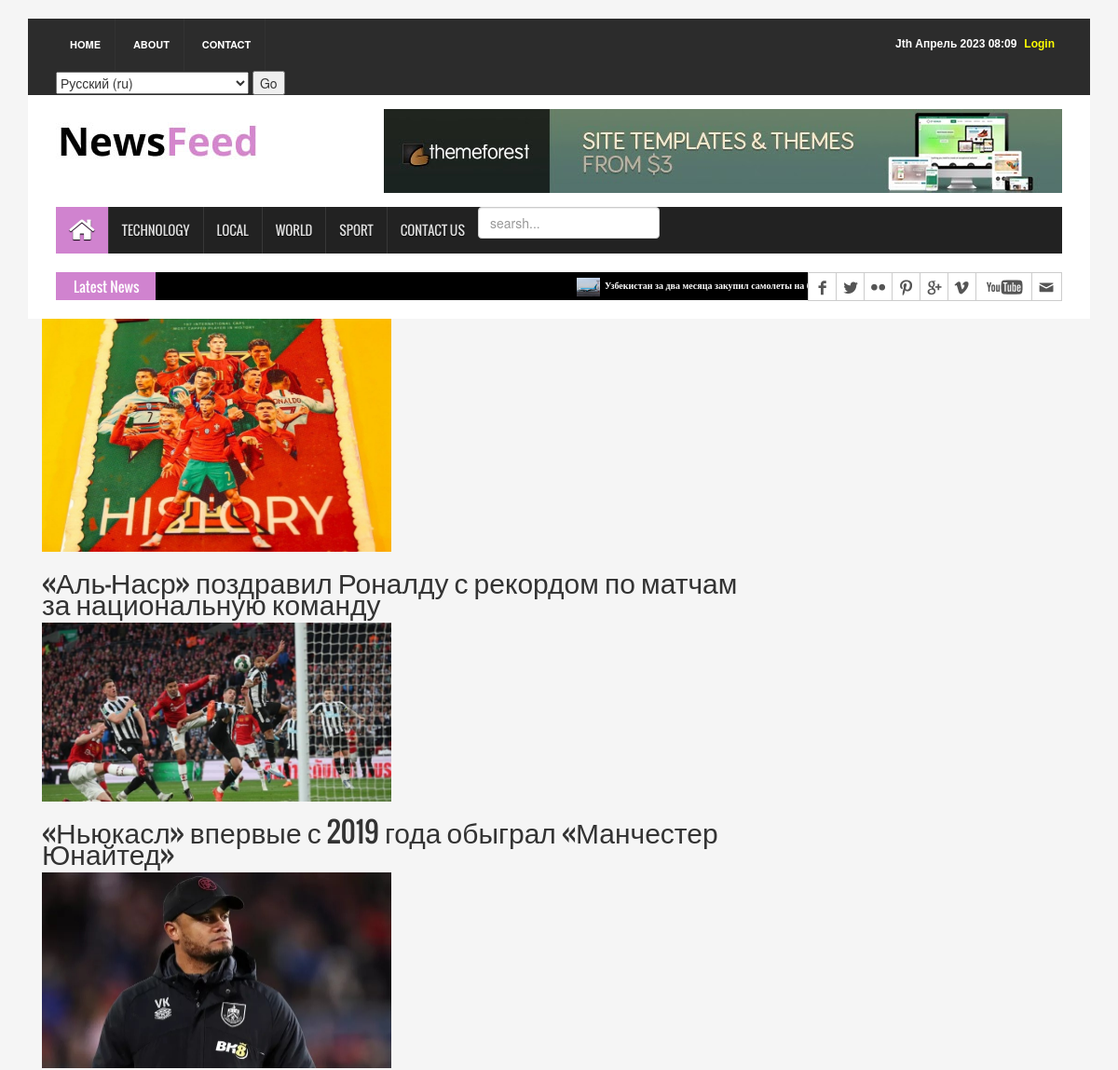
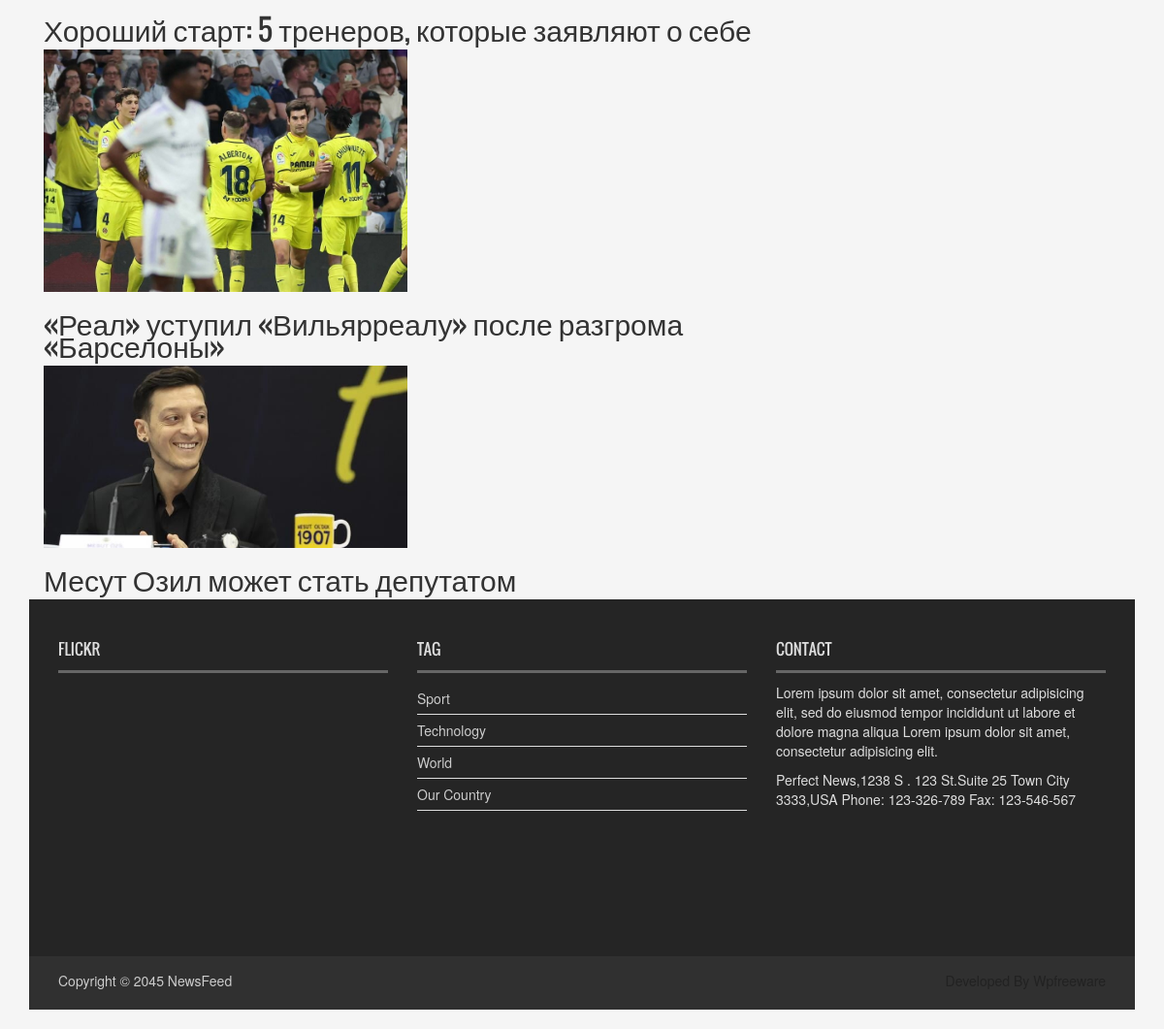
Page /ru/sport/ on the committed database (2 pictures, top to bottom).
### news_app/models.py (models this page shows, shortened)
class News(models.Model):
    class Status(models.TextChoices):
        Draft = 'DF','Draft'
        Published = 'PB','Published'
    title = models.CharField(max_length=250)
    slug = models.SlugField(max_length=250)
    body = models.TextField()
    image = models.ImageField(upload_to='news/images')
    category = models.ForeignKey(Category,on_delete=models.CASCADE)
    publish_time = models.DateTimeField(default=timezone.now)
    created_time = models.DateTimeField(auto_now_add=True)
    updated_time = models.DateTimeField(auto_now=True)
    status = models.CharField(max_length=2,choices=Status.choices,default=Status.Draft)
    objects = models.Manager() #default manager
    published = PublishedManager()
    class Meta:
        ordering = ['-publish_time']

class Category(models.Model):
    name = models.CharField(max_length=150)

### news_app/views.py (the view)
# urls.py: path('sport/',SportNewsView.as_view(), name='sport_news_page'),
class SportNewsView(ListView):
    model = News
    template_name = 'news/sport.html'
    context_object_name = 'sport_news'
    def get_queryset(self):
        news = self.model.published.all().filter(category__name='Sport')
        return news

### news_app/context_processor.py (called while the page is built)
def latest_news(request):
    latest_news = News.published.all().order_by('-publish_time')[:10]
    categories = Category.objects.all()
    context = {
        'latest_news': latest_news,
        'categories': categories,
    }
    return context

### news_app/models.py (called while the page is built)
    def get_queryset(self):
        return super().get_queryset().filter(status=News.Status.Published)

### templates/news/sport.html (shortened to what this page needs)
{% extends 'news/base.html' %}
{% load static %}
{% block content %}
    {% for news in sport_news %}
       <div class="container">
           <div class="row">
               <div class="col-lg-8 ">
                   <img src="{{news.image.url}}" alt="{{news.title}}" style="width: 50%;">
                   <h2 class="">{{news.title}}</h2>
               </div>
           </div>
       </div>
    {% endfor %}
{% endblock %}

### templates/news/base.html (shortened to what this page needs)
{% load static %}
{% load i18n %}
<!DOCTYPE html>
<html>
<head>
<link rel="stylesheet" type="text/css" href="{% static 'css/bootstrap.min.css' %}">
<link rel="stylesheet" type="text/css" href="{% static 'css/font-awesome.min.css' %}">
<link rel="stylesheet" type="text/css" href="{% static 'css/animate.css' %}">
<link rel="stylesheet" type="text/css" href="{% static 'css/font.css' %}">
<link rel="stylesheet" type="text/css" href="{% static 'css/li-scroller.css' %}">
<link rel="stylesheet" type="text/css" href="{% static 'css/slick.css' %}">
<link rel="stylesheet" type="text/css" href="{% static 'css/jquery.fancybox.css' %}">
<link rel="stylesheet" type="text/css" href="{% static 'css/theme.css' %}">
<link rel="stylesheet" type="text/css" href="{% static 'css/style.css' %}">
</head>
<body>
<div class="container">
  <header id="header">
    <div class="row">
      <div class="col-lg-12 col-md-12 col-sm-12">
        <div class="header_top">
          <div class="header_top_left">
            <ul class="top_nav">
              <li><a href="{% url 'home_page' %}">Home</a></li>
              <li><a href="#">About</a></li>
              <li><a href="{% url 'contact_page' %}">Contact</a></li>
              <form action="{% url 'set_language' %}" method="post">{% csrf_token %}
                <select name="language">
                    {% get_current_language as LANGUAGE_CODE %}
                    {% get_available_languages as LANGUAGES %}
                    {% get_language_info_list for LANGUAGES as languages %}
                    {% for language in languages %}
                        <option value="{{ language.code }}"{% if language.code == LANGUAGE_CODE %} selected{% endif %}>
                            {{ language.name_local }} ({{ language.code }})
                        </option>
                    {% endfor %}
                </select>
                <input type="submit" value="Go">
            </form>
            </ul>
          </div>
          <div class="header_top_right">
            {% if request.user.is_authenticated %}
            <p><a href="{% url 'logout' %}" style="color: red;">Logout</a></p>
            <p><a href="{% url 'user_profile' %}" style="color: yellow
            ;">My profile</a></p>
            {% else %}
            <p><a href="{% url 'login' %}" style="color: yellow;">Login</a></p>
            {% endif %}
            <p>{% now 'JS F Y H:i' %}</p>
          </div>
        </div>
      </div>
      <div class="col-lg-12 col-md-12 col-sm-12">
        <div class="header_bottom">
          <div class="logo_area"><a href="{% url 'home_page' %}" class="logo"><img src="{% static 'images/logo.jpg' %}" alt=""></a></div>
          <div class="add_banner"><a href="#"><img src="{% static 'images/addbanner_728x90_V1.jpg' %}" alt=""></a></div>
        </div>
      </div>
    </div>
  </header>
  <section id="navArea">
    <nav class="navbar navbar-inverse" role="navigation">
      <div id="navbar" class="navbar-collapse collapse">
        <ul class="nav navbar-nav main_nav">
          <li class="active"><a href="{% url 'home_page' %}"><span class="fa fa-home desktop-home"></span><span class="mobile-show">Home</span></a></li>
          <li><a href="{% url 'technology_news_page' %}">Technology</a></li>
          <li><a href="{% url 'local_news_page' %}">Local</a></li>
          <li><a href="{% url 'foreign_news_page' %}">World</a></li>
          <li><a href="{% url 'sport_news_page' %}">Sport</a></li>
          <li><a href="{% url 'contact_page' %}">Contact Us</a></li>
          <li>
              <form action="{% url 'search_results' %}" method="get">
                  <input type="search" name="q" placeholder="searsh..." class="form-control">
              </form>
          </li>
        </ul>
      </div>
    </nav>
  </section>
  <section id="newsSection">
    <div class="row">
      <div class="col-lg-12 col-md-12">
        <div class="latest_newsarea"> <span>Latest News</span>
          <ul id="ticker01" class="news_sticker">
            {% for news in latest_news %}
            <li><a href="#"><img src="{{news.image.url}}" alt="">{{news.title}}</a></li>
            {% endfor %}
          </ul>
          <div class="social_area">
            <ul class="social_nav">
              <li class="facebook"><a href="#"></a></li>
              <li class="twitter"><a href="#"></a></li>
              <li class="flickr"><a href="#"></a></li>
              <li class="pinterest"><a href="#"></a></li>
              <li class="googleplus"><a href="#"></a></li>
              <li class="vimeo"><a href="#"></a></li>
              <li class="youtube"><a href="#"></a></li>
              <li class="mail"><a href="#"></a></li>
            </ul>
          </div>
        </div>
      </div>
    </div>
  </section>
  {% block content %}
  {% endblock %}
  <footer id="footer">
    <div class="footer_top">
      <div class="row">
        <div class="col-lg-4 col-md-4 col-sm-4">
          <div class="footer_widget wow fadeInLeftBig">
            <h2>Flickr </h2>
          </div>
        </div>
        <div class="col-lg-4 col-md-4 col-sm-4">
          <div class="footer_widget wow fadeInDown">
            <h2>Tag</h2>
            <ul class="tag_nav">
              {% for category in categories %}
              <li><a href="#">{{category.name}}</a></li>
              {% endfor %}
            </ul>
          </div>
        </div>
        <div class="col-lg-4 col-md-4 col-sm-4">
          <div class="footer_widget wow fadeInRightBig">
            <h2>Contact</h2>
            <p>Lorem ipsum dolor sit amet, consectetur adipisicing elit, sed do eiusmod tempor incididunt ut labore et dolore magna aliqua Lorem ipsum dolor sit amet, consectetur adipisicing elit.</p>
            <address>
            Perfect News,1238 S . 123 St.Suite 25 Town City 3333,USA Phone: 123-326-789 Fax: 123-546-567
            </address>
          </div>
        </div>
      </div>
    </div>
    <div class="footer_bottom">
      <p class="copyright">Copyright &copy; 2045 <a href="#">NewsFeed</a></p>
      <p class="developer">Developed By Wpfreeware</p>
    </div>
  </footer>
</div>
</body>
</html>

### static/css/li-scroller.css (style rules this page uses)
ul.newsticker { position:relative; left:750px; font:bold 10px Verdana; list-style-type:none; margin:0; padding:0 }
ul.newsticker li { float:left; margin:0; padding:0 }
ul.newsticker a { white-space:nowrap; padding:0; color:#fff; margin:0 50px 0 0 }
ul.newsticker a > img { height:20px; margin-right:5px; width:25px }

### static/css/theme.css (style rules this page uses)
.navbar-inverse .navbar-nav > .active > a, .navbar-inverse .navbar-nav > .active > a:hover, .navbar-inverse .navbar-nav > .active > a:focus { background-color:#d083cf }
.latest_newsarea span { background:none repeat scroll 0 0 #d083cf }

### rows in the picture
News: image (picture), title "Узбекистан за два месяца закупил самолеты на более 700 млн долларов"
News: image (picture), title "«Аль-Наср» поздравил Роналду с рекордом по матчам за национальную команду"
News: image (picture), title "«Ньюкасл» впервые с 2019 года обыграл «Манчестер Юнайтед»"
News: image (picture), title "Хороший старт: 5 тренеров, которые заявляют о себе"
News: image (picture), title "«Реал» уступил «Вильярреалу» после разгрома «Барселоны»"
News: image (picture), title "Месут Озил может стать депутатом"
Category: name "Sport"
Category: name "Technology"
Category: name "World"
Category: name "Our Country"

### other values in the picture
form field language "Русский (ru)"
